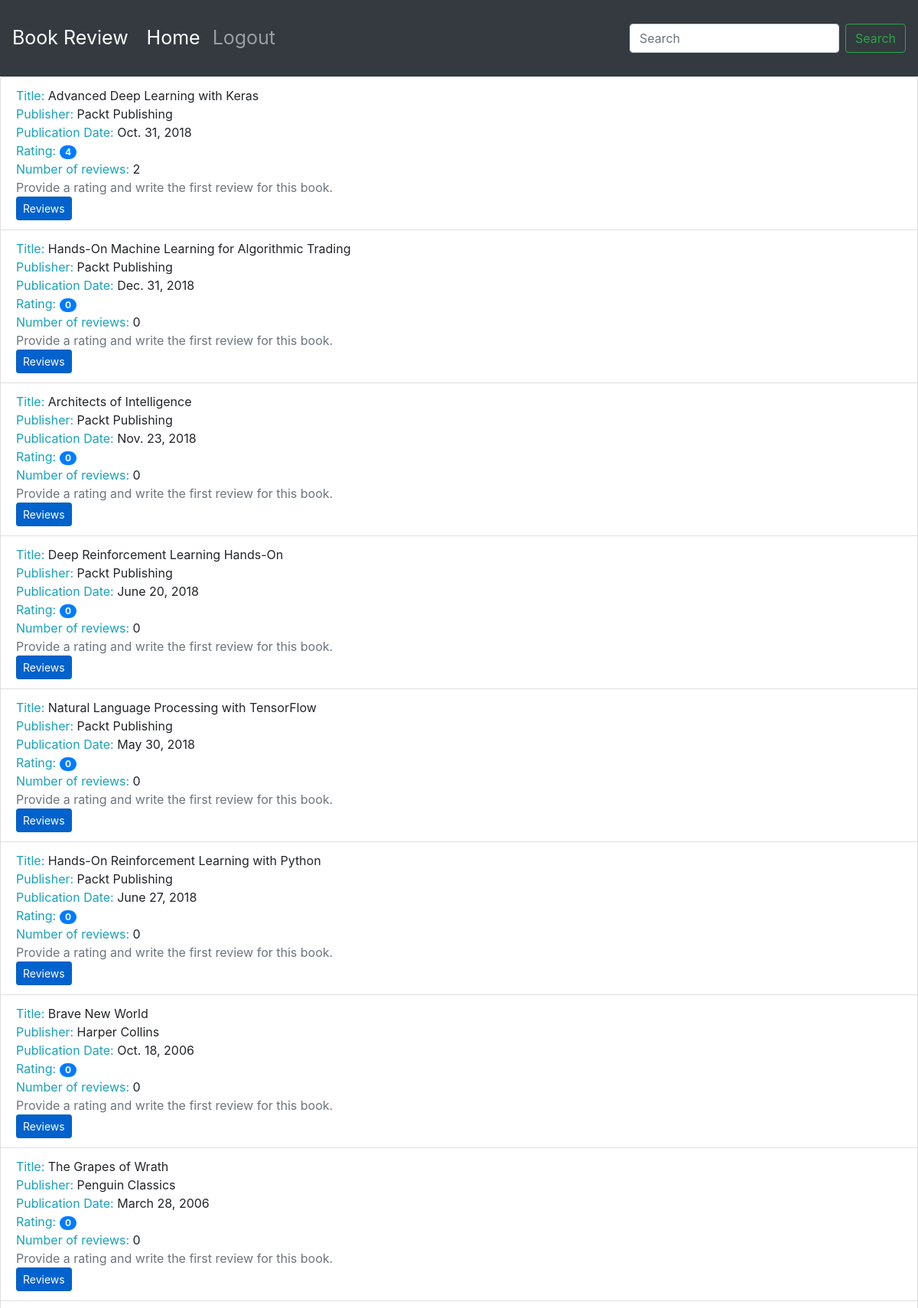
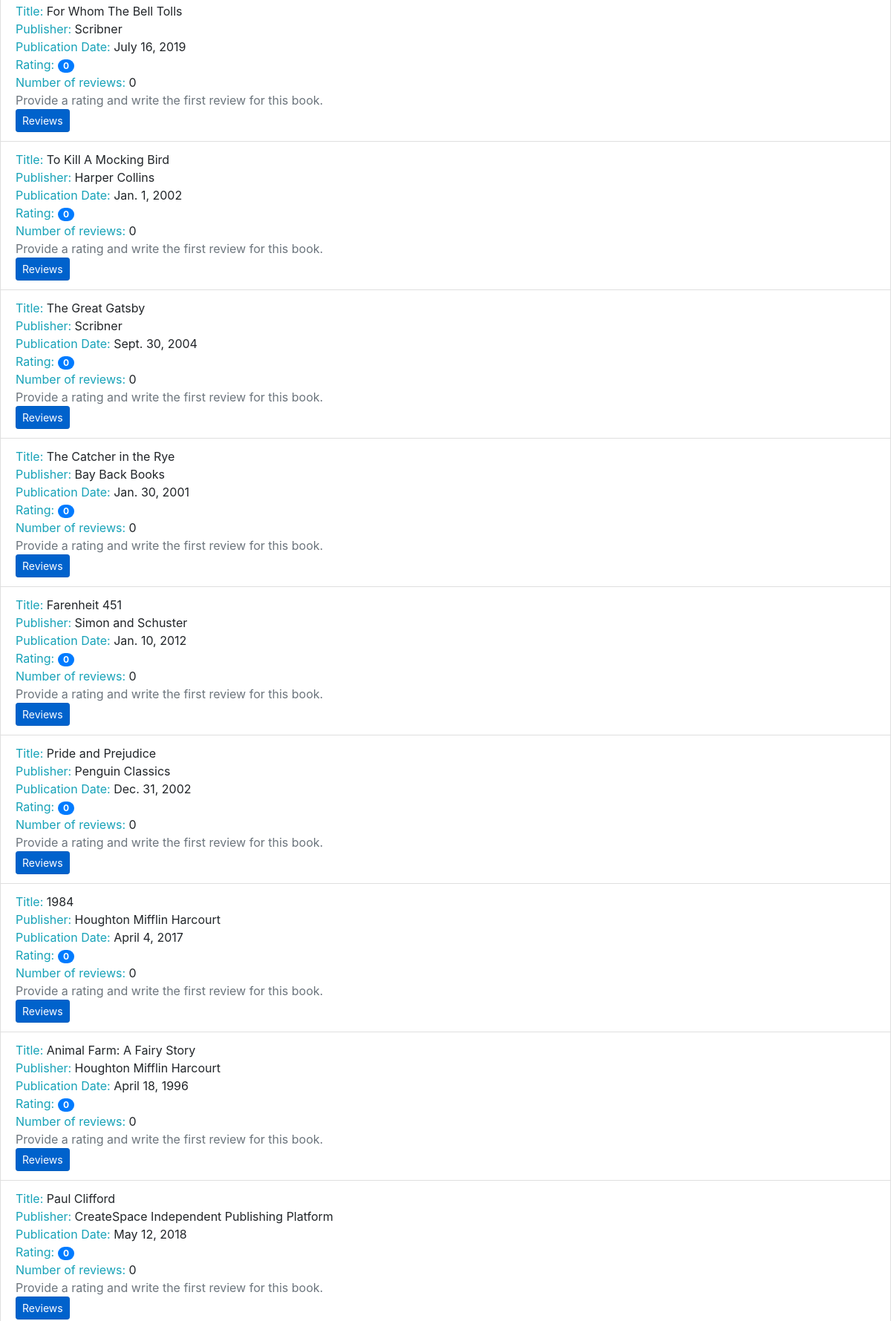
The page /books/ (upper part) on the database its author committed (2 pictures, top to bottom).
### reviews/models.py (models this page shows, shortened)
class Book(models.Model):
    title = models.CharField(max_length=70, help_text="The title of the book.")
    publication_date = models.DateField(verbose_name="Date the book was published.")
    isbn = models.CharField(max_length=20, help_text="ISBN number of the book.")
    publisher = models.ForeignKey(Publisher, on_delete=models.CASCADE)  # many to one
    contributors = models.ManyToManyField('Contributor', through="BookContributor")

class Publisher(models.Model):
    name = models.CharField(max_length=50, help_text="The name of the publisher.")
    website = models.URLField(help_text="The publishers website.")
    email = models.EmailField(help_text="The publishers email.")
    def __str__(self):
        return self.name

### reviews/views.py (the view)
# urls.py: path('books/', views.book_list, name='book_list'),
def book_list(request):
    books = Book.objects.all()
    book_with_reviews = []
    for book in books:
        reviews = Review.objects.filter(book=book)
        if reviews:
            book_rating = average_rating([review.rating for review in reviews])
            num_of_reviews = len(reviews)
        else:
            book_rating = 0
            num_of_reviews = 0
        book_with_reviews.append({'book': book, 'rating': book_rating, 'reviews': reviews,
                                  'num_of_reviews': num_of_reviews})
    context = {'book_list': book_with_reviews}
    return render(request, 'reviews/books_list.html', context)

### reviews/utils.py (called while the page is built)
def average_rating(rating_list):
    if not rating_list:
        return 0
    return round(sum(rating_list) / len(rating_list))

### templates/reviews/books_list.html
{% extends 'base.html' %}
{% block content %}
<ul class="list-group">
  {% for item in book_list %}
  <li class="list-group-item">
      <span class="text-info">Title: </span> <span>{{ item.book.title }}</span>
      <br>
      <span class="text-info">Publisher: </span><span>{{ item.book.publisher }}</span>
      <br>
      <span class="text-info">Publication Date: </span><span>{{ item.book.publication_date }}</span>
      <br>
      <span class="text-info">Rating: </span><span class="badge badge-primary badge-pill">{{ item.rating }}</span>
      <br>
      <span class="text-info">Number of reviews: </span><span>{{ item.num_of_reviews }}</span>
      <br>
      {% if item.book_rating is null %}
      <span class="text-secondary">Provide a rating and write the first review for this book.</span>
      <br>
      {% endif %}
      <a class="btn btn-primary btn-sm active" role="button" aria-pressed="true" href="{% url 'book_detail' item.book.pk %}">Reviews</a>
   </li>
 {% endfor %}
</ul>
{% endblock %}

### rows shown on the page
Book: book "Advanced Deep Learning with Keras", book.publisher "Packt Publishing", book.publication_date "Oct. 31, 2018", rating "4", num_of_reviews "2"
Book: book "Hands-On Machine Learning for Algorithmic Trading", book.publisher "Packt Publishing", book.publication_date "Dec. 31, 2018", rating "0", num_of_reviews "0"
Book: book "Architects of Intelligence", book.publisher "Packt Publishing", book.publication_date "Nov. 23, 2018", rating "0", num_of_reviews "0"
Book: book "Deep Reinforcement Learning Hands-On", book.publisher "Packt Publishing", book.publication_date "June 20, 2018", rating "0", num_of_reviews "0"
Book: book "Natural Language Processing with TensorFlow", book.publisher "Packt Publishing", book.publication_date "May 30, 2018", rating "0", num_of_reviews "0"
Book: book "Hands-On Reinforcement Learning with Python", book.publisher "Packt Publishing", book.publication_date "June 27, 2018", rating "0", num_of_reviews "0"
Book: book "Brave New World", book.publisher "Harper Collins", book.publication_date "Oct. 18, 2006", rating "0", num_of_reviews "0"
Book: book "The Grapes of Wrath", book.publisher "Penguin Classics", book.publication_date "March 28, 2006", rating "0", num_of_reviews "0"
Book: book "For Whom The Bell Tolls", book.publisher "Scribner", book.publication_date "July 16, 2019", rating "0", num_of_reviews "0"
Book: book "To Kill A Mocking Bird", book.publisher "Harper Collins", book.publication_date "Jan. 1, 2002", rating "0", num_of_reviews "0"
Book: book "The Great Gatsby", book.publisher "Scribner", book.publication_date "Sept. 30, 2004", rating "0", num_of_reviews "0"
Book: book "The Catcher in the Rye", book.publisher "Bay Back Books", book.publication_date "Jan. 30, 2001", rating "0", num_of_reviews "0"
Book: book "Farenheit 451", book.publisher "Simon and Schuster", book.publication_date "Jan. 10, 2012", rating "0", num_of_reviews "0"
Book: book "Pride and Prejudice", book.publisher "Penguin Classics", book.publication_date "Dec. 31, 2002", rating "0", num_of_reviews "0"
Book: book "1984", book.publisher "Houghton Mifflin Harcourt", book.publication_date "April 4, 2017", rating "0", num_of_reviews "0"
Book: book "Animal Farm: A Fairy Story", book.publisher "Houghton Mifflin Harcourt", book.publication_date "April 18, 1996", rating "0", num_of_reviews "0"
Book: book "Paul Clifford", book.publisher "CreateSpace Independent Publishing Platform", book.publication_date "May 12, 2018", rating "0", num_of_reviews "0"
